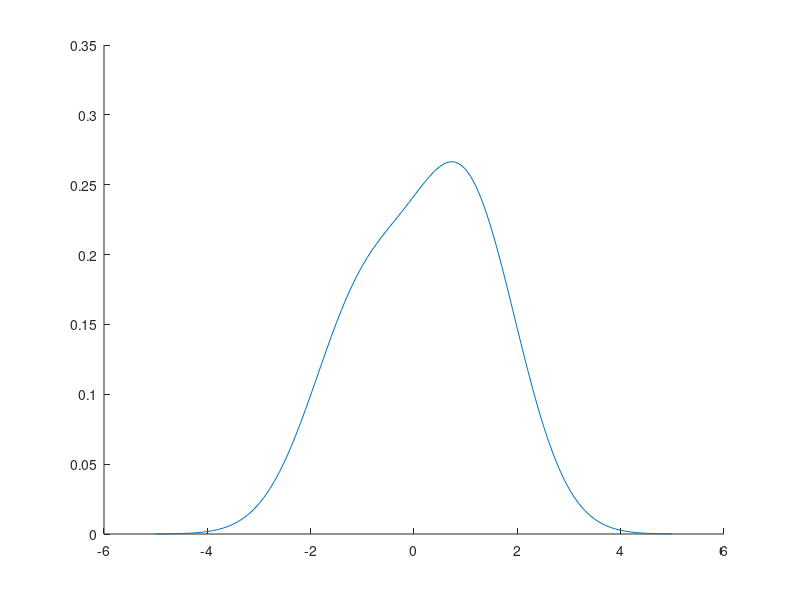

Recreate this plot in MATLAB. (Note: this script raises an error after producing the figure.)
clear
for i=1:10000
    x=rand;
    n1=normrnd(-1,1);
    n2=normrnd(1,1);
    if x>0.4    X(i)=n2;
    else X(i)=n1;       
    end 
end

hold on
norm_x=-5:0.1:5;
y=0.4*normpdf(norm_x,-1,1)+0.6*normpdf(norm_x,1,1);
plot(norm_x,y);
histogram(X,'Normalization','probability','Binwidth',1)
title('Mixture distribution')
xlabel('Event');
ylabel('Probability')
